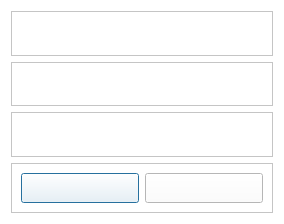
<?xml version="1.0" encoding="UTF-8"?>
<ui version="4.0">
 <class>FormDialog</class>
 <widget class="QDialog" name="FormDialog">
  <property name="geometry">
   <rect>
    <x>0</x>
    <y>0</y>
    <width>276</width>
    <height>224</height>
   </rect>
  </property>
  <property name="windowTitle">
   <string>Dialog</string>
  </property>
  <property name="styleSheet">
   <string notr="true">QLabel
{
	color: rgb(84, 84, 84);
	font: 14pt &quot;Segoe UI&quot;;
}
QPushButton
{
	color: rgb(84, 84, 84);
	font: 14pt &quot;Segoe UI&quot;;
}
QWidget
{
	background-color: rgb(255, 255, 255);
}</string>
  </property>
  <layout class="QVBoxLayout" name="verticalLayout">
   <item>
    <widget class="QFrame" name="frame0">
     <property name="frameShape">
      <enum>QFrame::StyledPanel</enum>
     </property>
     <property name="frameShadow">
      <enum>QFrame::Raised</enum>
     </property>
     <layout class="QHBoxLayout" name="horizontalLayout_4">
      <property name="leftMargin">
       <number>0</number>
      </property>
      <property name="topMargin">
       <number>0</number>
      </property>
      <property name="rightMargin">
       <number>0</number>
      </property>
      <property name="bottomMargin">
       <number>0</number>
      </property>
      <item>
       <widget class="QLabel" name="labelKey0"/>
      </item>
      <item>
       <widget class="QLabel" name="labelValue0">
        <property name="alignment">
         <set>Qt::AlignLeading|Qt::AlignLeft|Qt::AlignVCenter</set>
        </property>
       </widget>
      </item>
     </layout>
    </widget>
   </item>
   <item>
    <widget class="QFrame" name="frame1">
     <property name="frameShape">
      <enum>QFrame::StyledPanel</enum>
     </property>
     <property name="frameShadow">
      <enum>QFrame::Raised</enum>
     </property>
     <layout class="QHBoxLayout" name="horizontalLayout_3">
      <property name="leftMargin">
       <number>0</number>
      </property>
      <property name="topMargin">
       <number>0</number>
      </property>
      <property name="rightMargin">
       <number>0</number>
      </property>
      <property name="bottomMargin">
       <number>0</number>
      </property>
      <item>
       <widget class="QLabel" name="labelKey1"/>
      </item>
      <item>
       <widget class="QLabel" name="labelValue1">
        <property name="alignment">
         <set>Qt::AlignLeading|Qt::AlignLeft|Qt::AlignVCenter</set>
        </property>
       </widget>
      </item>
     </layout>
    </widget>
   </item>
   <item>
    <widget class="QFrame" name="frame2">
     <property name="frameShape">
      <enum>QFrame::StyledPanel</enum>
     </property>
     <property name="frameShadow">
      <enum>QFrame::Raised</enum>
     </property>
     <layout class="QHBoxLayout" name="horizontalLayout_2">
      <property name="leftMargin">
       <number>0</number>
      </property>
      <property name="topMargin">
       <number>0</number>
      </property>
      <property name="rightMargin">
       <number>0</number>
      </property>
      <property name="bottomMargin">
       <number>0</number>
      </property>
      <item>
       <widget class="QLabel" name="labelKey2"/>
      </item>
      <item>
       <widget class="QLabel" name="labelValue2">
        <property name="alignment">
         <set>Qt::AlignLeading|Qt::AlignLeft|Qt::AlignVCenter</set>
        </property>
       </widget>
      </item>
     </layout>
    </widget>
   </item>
   <item>
    <widget class="QFrame" name="frameBtn">
     <property name="minimumSize">
      <size>
       <width>0</width>
       <height>50</height>
      </size>
     </property>
     <property name="maximumSize">
      <size>
       <width>16777215</width>
       <height>50</height>
      </size>
     </property>
     <property name="frameShape">
      <enum>QFrame::StyledPanel</enum>
     </property>
     <property name="frameShadow">
      <enum>QFrame::Raised</enum>
     </property>
     <layout class="QHBoxLayout" name="horizontalLayout">
      <item>
       <spacer name="horizontalSpacer">
        <property name="orientation">
         <enum>Qt::Horizontal</enum>
        </property>
        <property name="sizeHint" stdset="0">
         <size>
          <width>40</width>
          <height>20</height>
         </size>
        </property>
       </spacer>
      </item>
      <item>
       <widget class="QPushButton" name="btnOK">
        <property name="minimumSize">
         <size>
          <width>0</width>
          <height>0</height>
         </size>
        </property>
        <property name="font">
         <font>
          <family>Segoe UI</family>
          <pointsize>14</pointsize>
          <weight>50</weight>
          <italic>false</italic>
          <bold>false</bold>
         </font>
        </property>
        <property name="styleSheet">
         <string notr="true">QPushButton
{
	border-image: url(&quot;:/resource/audiocd-popup-btn110-ok-n.png&quot;);
	width: 110px;
	height: 30px;
	color: rgb(84, 84, 84)
}

QPushButton:hover
{
 	border-image: url(&quot;:/resource/audiocd-popup-btn110-ok-h.png&quot;);
	width: 110px;
	height: 30px;	
	color: rgb(255, 255, 255)
}</string>
        </property>
       </widget>
      </item>
      <item>
       <widget class="QPushButton" name="btnCancel">
        <property name="minimumSize">
         <size>
          <width>0</width>
          <height>0</height>
         </size>
        </property>
        <property name="font">
         <font>
          <family>Segoe UI</family>
          <pointsize>14</pointsize>
          <weight>50</weight>
          <italic>false</italic>
          <bold>false</bold>
         </font>
        </property>
        <property name="styleSheet">
         <string notr="true">QPushButton
{
	border-image: url(&quot;:/resource/audiocd-popup-btn110-ok-n.png&quot;);
	width: 110px;
	height: 30px;
	color: rgb(84, 84, 84)
}

QPushButton:hover
{
 	border-image: url(&quot;:/resource/audiocd-popup-btn110-ok-h.png&quot;);
	width: 110px;
	height: 30px;	
	color: rgb(255, 255, 255)
}</string>
        </property>
       </widget>
      </item>
      <item>
       <spacer name="horizontalSpacer_2">
        <property name="orientation">
         <enum>Qt::Horizontal</enum>
        </property>
        <property name="sizeHint" stdset="0">
         <size>
          <width>40</width>
          <height>20</height>
         </size>
        </property>
       </spacer>
      </item>
     </layout>
    </widget>
   </item>
  </layout>
 </widget>
 <resources/>
 <connections/>
</ui>
